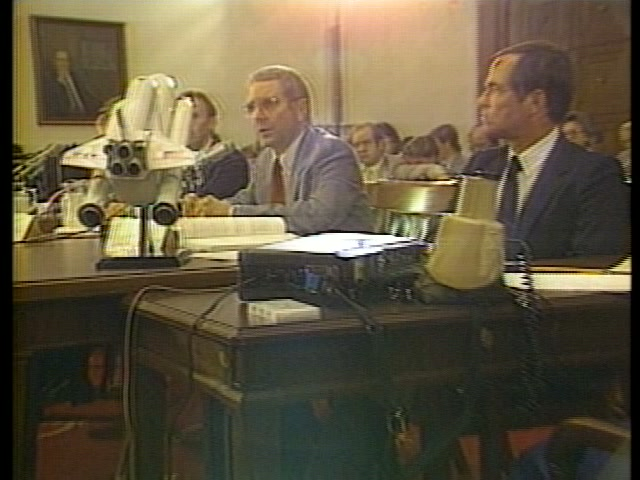
#> input picture ref/ep11/commission_testimony.jpg, 640 x 480 px
$ python -i dup23.py   (imports and definitions only)
#> lines starting #> are read from the running program, lines starting #| are printed output that depends on the picture
# -*- coding: utf-8 -*-
"""23本目 映像方針：Commons の1995年の点（239）どうしで「同じ写真・同じ構図」の組を機械で出す（2026-10-18）。

  python ref/ep23/eizou_build/helpers/dup23.py pairs <出力.tsv> [しきい値 0.80]
  python ref/ep23/eizou_build/helpers/dup23.py file <画像> [<画像> ...]      # 手元の画像（取得したもの）を239点と突き合わせる

見る絵＝ref/ep10/src/commons_640/NNN.jpg（Commons の約960px の縮小版。番号＝commons_all.json の y95 の no）。
物差し＝縦横比が3%以内の組だけ・グレースケール 48×48 に縮めて平均と広がりをそろえた相関（1.0＝同じ）と、
160×120 で「差が16を超える画素の割合」（記憶 feedback-duplicate-art-needs-pixel-comparison＝0%＝同一・10%未満＝同じ絵に見える目安）。
"""
import json
import os
import sys

import numpy as np
from PIL import Image

HERE = os.path.dirname(os.path.dirname(os.path.abspath(__file__)))
REPO = os.path.dirname(os.path.dirname(os.path.dirname(HERE)))
THUMBS = os.path.join(REPO, 'ref', 'ep10', 'src', 'commons_640')
ALL = os.path.join(REPO, 'ref', 'ep10', 'src', 'commons_all.json')


def sig(path):
#> called with path = '../../../ep11/commission_testimony.jpg'
    im = Image.open(path)
#> im is the input picture: PIL image 640x480 RGB; mean R, G, B 97.3, 87.2, 64.7
    im.load()
    g = im.convert('L')
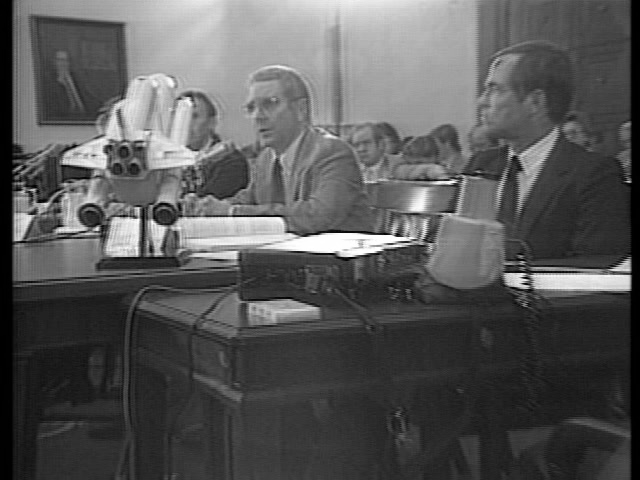
#> g: PIL image 640x480 L; min 0, max 255, mean 87.6
    a = np.asarray(g.resize((48, 48), Image.BILINEAR), dtype=np.float64)
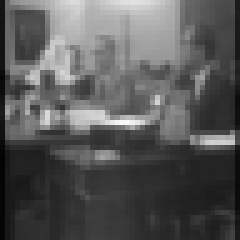
#> a: shape (48, 48) float64 (shown 5 times larger); min 4, max 248, mean 87.7
    a = (a - a.mean()) / (a.std() + 1e-6)
    b = np.asarray(g.resize((160, 120), Image.BILINEAR), dtype=np.float64)
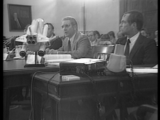
#> b: shape (120, 160) float64; min 0, max 255, mean 87.7
    lo, hi = np.percentile(b, 2), np.percentile(b, 98)
#> lo = 1; hi = 214
    b = np.clip((b - lo) / max(hi - lo, 1) * 255, 0, 255)
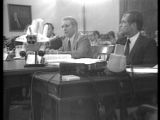
#> b: shape (120, 160) float64; min 0, max 255, mean 103.5
    return im.size[0] / im.size[1], a.ravel(), b


# [101 lines left out: functions load, compare, orb_feats, orb_inliers, main, not called in this run]


# [2 lines not run here, left out]

>>> result = sig('../../../ep11/commission_testimony.jpg')

$ run again, on ref/ep11/commission_hearing_2.jpg
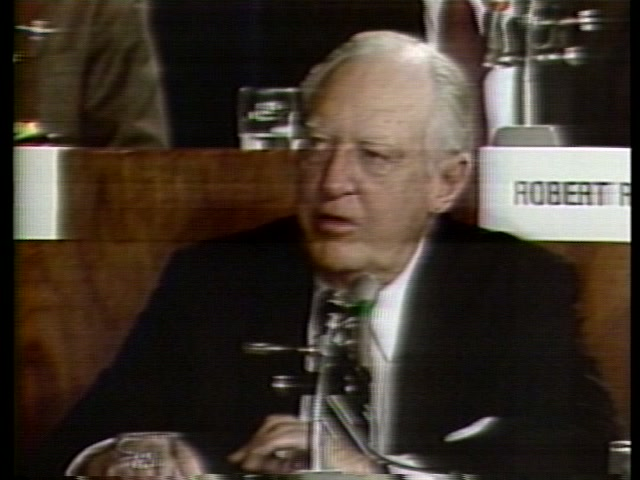
#> input picture ref/ep11/commission_hearing_2.jpg, 640 x 480 px
#> in sig, im is the input picture: PIL image 640x480 RGB; mean R, G, B 65.5, 54.9, 44.9
#> in sig, `b = np.asarray(g.resize((160, 120), Image.BILINEAR), dtype=np.float64)`:
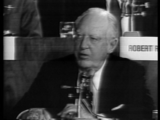
#> b: shape (120, 160) float64; min 0, max 243, mean 57
#> lo = 1; hi = 223
#> in sig, `b = np.clip((b - lo) / max(hi - lo, 1) * 255, 0, 255)`:
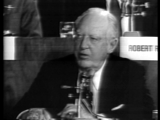
#> b: shape (120, 160) float64; min 0, max 255, mean 64.2
